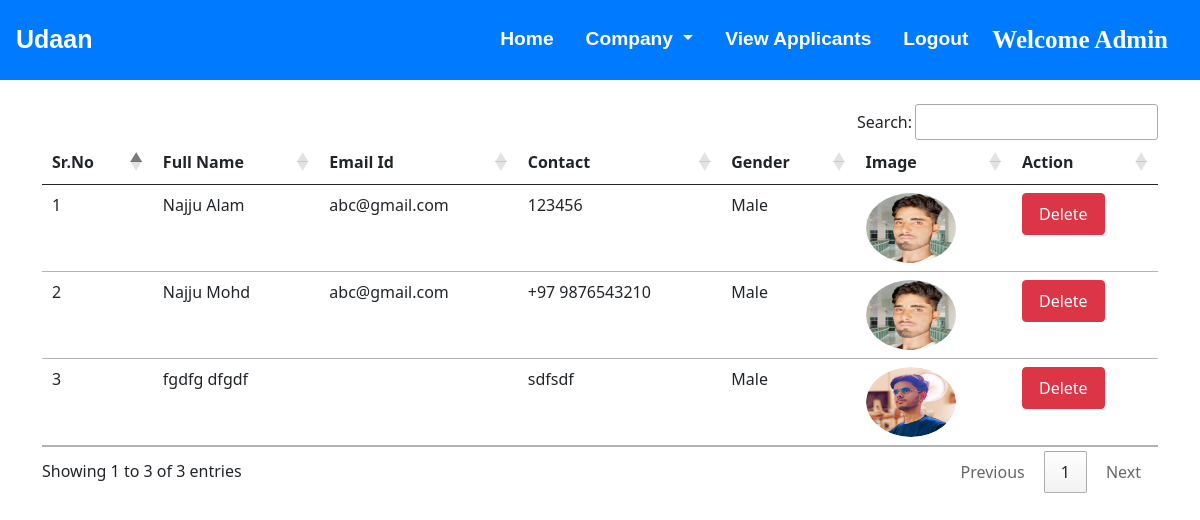
The app's page /view_applicants/ (signed in) with its own data.
### jobs/models.py (models this page shows, shortened)
class Applicant(models.Model):
    user = models.ForeignKey(User, on_delete=models.CASCADE)
    phone = models.CharField(max_length=10)
    image = models.ImageField(upload_to="")
    gender = models.CharField(max_length=10)
    type = models.CharField(max_length=15)

### jobs/views.py (the view)
# urls.py: path("view_applicants/", views.view_applicants, name="view_applicants"),
def view_applicants(request):
    if not request.user.is_authenticated:
        return redirect("/admin_login")
    applicants = Applicant.objects.all()
    return render(request, "view_applicants.html", {'applicants':applicants})

### jobs/templates/view_applicants.html (shortened to what this page needs)
{% extends 'admin_navbar.html' %}
{% block view_applicants %} active {% endblock %}
{% block body %}
<div class="container mt-4">
<table class="table table-hover" id="example">
    <thead>
        <tr>
            <th>Sr.No</th>
            <th>Full Name</th>
            <th>Email Id</th>
            <th>Contact</th>
            <th>Gender</th>
            <th>Image</th>
            <th>Action</th>
        </tr>
    </thead>
    <tbody>
        {% for applicant in applicants %}
        <tr>
            <td>{{forloop.counter}}</td>
            <td>{{applicant.user.get_full_name}}</td>
            <td>{{applicant.user.email}}</td>
            <td>{{applicant.phone}}</td>
            <td>{{applicant.gender}}</td>
            <td><img src="{{applicant.image.url}}" class="rounded-circle" width="90px" height="70px"></td>
            <td><a href="/delete_user/{{applicant.user.id}}/" class="btn btn-danger" onclick="return confirm('Are you sure you want to delete this applicant?')">Delete</a></td>
        </tr>
        {% endfor %}
    </tbody>
</table>
</div>
{% endblock %}

### jobs/static/css/style.css (style rules this page uses)
:root { --primary-color: #007bff; --secondary-color: #6c757d; --success-color: #28a745; --info-color: #17a2b8; --warning-color: #ffc107; --danger-color: #dc3545; --light-color: #f8f9fa; --dark-color: #343a40; }
.btn { display: inline-block; padding: 0.5rem 1rem; border-radius: 0.25rem; font-size: 1rem; font-weight: 400; line-height: 1.5; text-align: center; white-space: nowrap; vertical-align: middle; cursor: pointer; }

### records on screen
Applicant: user.get_full_name "Najju Alam", user.email "abc@gmail.com", phone "123456", gender "Male", image (picture)
Applicant: user.get_full_name "Najju Mohd", user.email "abc@gmail.com", phone "+97 9876543210", gender "Male", image (picture)
Applicant: user.get_full_name "fgdfg dfgdf", phone "sdfsdf", gender "Male", image (picture)
